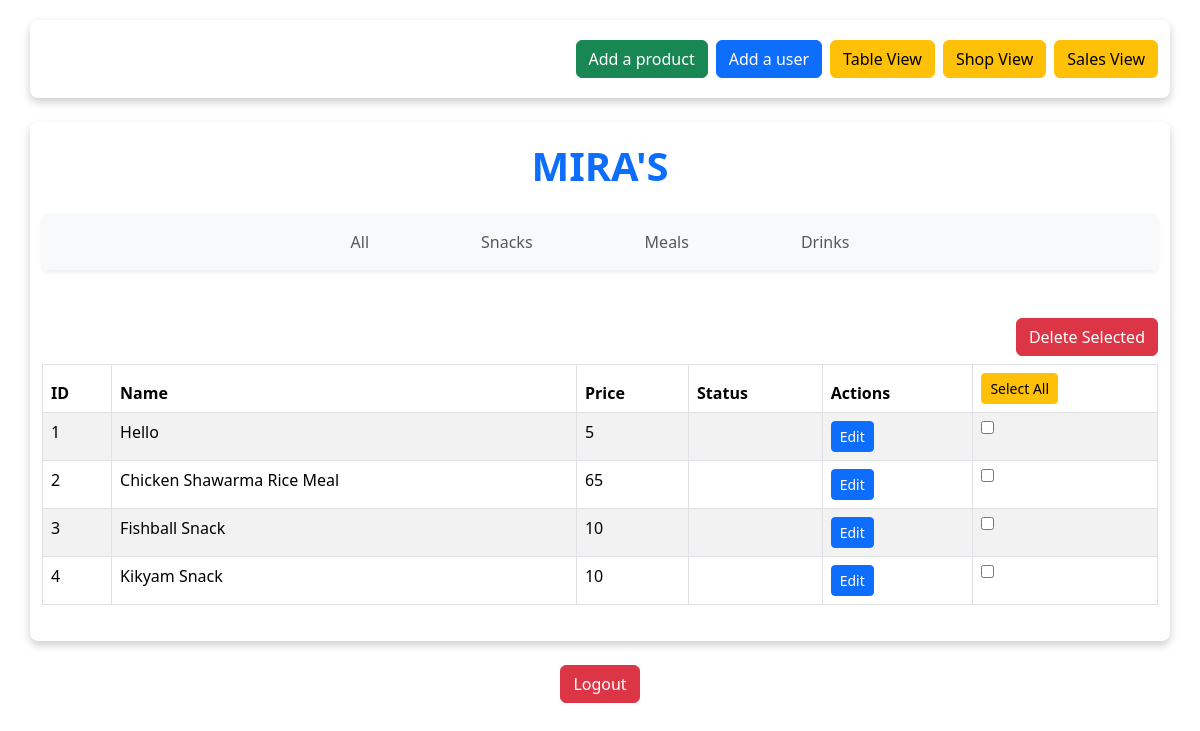
The page /Admin/table.php (signed in) on the database as committed earlier.
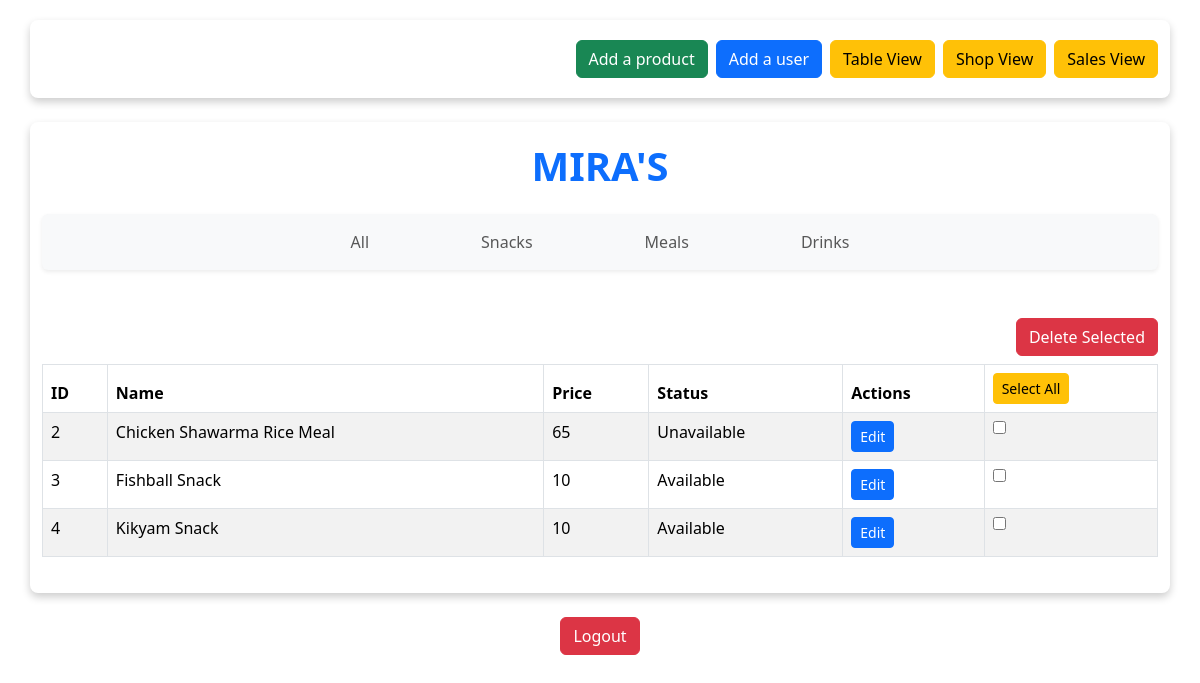
The same page on the database as committed later.
### tables this page shows
CREATE TABLE `products` (
  `product_id` int(11) NOT NULL,
  `product_name` varchar(100) NOT NULL,
  `product_price` varchar(50) NOT NULL,
  `product_status` varchar(50) NOT NULL,
  `product_image` varchar(300) NOT NULL
);

### Admin/table.php (the view, shortened to what this page needs)
<?php
include "../dbconfig.php";
include "../style.php";
$filter = "";
if ($filter) {
    $condition = "%" . $filter . "%";
    $fetch = $pdo->prepare("SELECT * FROM products WHERE product_name LIKE :condition");
    $fetch->execute([':condition' => $condition]);
} else {
    $fetch = $pdo->prepare("SELECT * FROM products");
    $fetch->execute();
}
$products = $fetch->fetchAll();
?>
<!DOCTYPE html>
<html lang="en">
<head>
    <link href="https://cdn.jsdelivr.net/npm/bootstrap@5.3.2/dist/css/bootstrap.min.css" rel="stylesheet">
</head>
<body>
<div class="container d-flex justify-content-end gap-2 mb-3">
    <a href="addproduct.php" class="btn btn-success">Add a product</a>
    <a href="adduser.php" class="btn btn-primary">Add a user</a>
    <a href="table.php" class="btn btn-warning">Table View</a>
    <a href="index.php" class="btn btn-warning">Shop View</a>
    <a href="sales.php" class="btn btn-warning">Sales View</a>
</div>
<div class="container my-4">
    <h1 class="text-center fw-bold text-primary mb-4">MIRA'S</h1>
    <form method="POST">
        <nav class="navbar navbar-expand-lg navbar-light bg-light mb-5 rounded shadow-sm">
            <div class="container-fluid">
                <ul class="navbar-nav mx-auto mb-2 mb-lg-0">
                    <li class="nav-item nav-item-spacing">
                        <button class="btn btn-outline-primary nav-link" name="All">All</button>
                    </li>
                    <li class="nav-item nav-item-spacing">
                        <button class="btn btn-outline-primary nav-link" name="Snacks">Snacks</button>
                    </li>
                    <li class="nav-item nav-item-spacing">
                        <button class="btn btn-outline-primary nav-link" name="Meals">Meals</button>
                    </li>
                    <li class="nav-item nav-item-spacing">
                        <button class="btn btn-outline-primary nav-link" name="Drinks">Drinks</button>
                    </li>
                </ul>
            </div>
        </nav>
    </form>
    <div class="table-responsive">
        <form action="delete.php" method = "post">
            <button name = "delete_selected" class = "btn btn-danger mb-2 float-end">Delete Selected</button>
            <table class="table table-bordered table-striped">
                <?php if($fetch->rowCount()<1):?>
                    <center><h2>No Product Found</h2></center>
                <?php else:?>
                    <thead class="thead-dark">
                        <tr>
                            <th>ID</th>
                            <th>Name</th>
                            <th>Price</th>
                            <th>Status</th>
                            <th>Actions</th>
                            <th>
                                <button type="button" class="btn btn-warning btn-sm mx-auto" id="select-all">Select All</button>
                            </th>
                        </tr>
                    </thead>
                    <tbody>
                        <?php foreach($products AS $product):?>
                            <tr>
                                <td><?= $product['product_id']?></td>
                                <td><?= $product['product_name']?></td>
                                <td><?= $product['product_price']?></td>
                                <td><?= $product['product_status']?></td>
                                <td>
                                    <a href="edit.php?id=<?= $product['product_id']?>" class="btn btn-primary btn-sm">Edit</a>
                                </td>
                                <td>
                                    <input type="checkbox" class="delete-checkbox" name = "product_ids[]" value = "<?= $product['product_id']?>">
                                </td>
                            </tr>
                        <?php endforeach;?>
                    </tbody>
                <?php endif?>
            </table>
        </form>
    </div>
</div>
<div class="d-flex justify-content-center mt-4">
    <a href="../logout.php" class="btn btn-danger">Logout</a>
</div>
</body>
</html>

### style.php (shortened to what this page needs)
<link href="https://cdn.jsdelivr.net/npm/bootstrap@5.3.3/dist/css/bootstrap.min.css" rel="stylesheet">

### style.php (style rules this page uses)
body { font-family: Arial, sans-serif; background-color: #f4f4f4; color: #333; margin: 0; padding: 20px; }
.container { max-width: 1000px; margin: auto; background: white; padding: 20px; border-radius: 8px; box-shadow: 0 4px 8px rgba(0, 0, 0, 0.2); }
h1, h2 { color: #007BFF; }
.nav-item-spacing { margin: 0 3rem; }
.nav-link { padding-left: 1.5rem; padding-right: 1.5rem; }

Rows that differ between the two databases and show on the page:
removed products: product_id "1", product_name "Hello", product_price "5"
changed products "Chicken Shawarma Rice Meal": product_status (not shown) → "Unavailable"
changed products "Fishball Snack": product_status (not shown) → "Available"
changed products "Kikyam Snack": product_status (not shown) → "Available"
